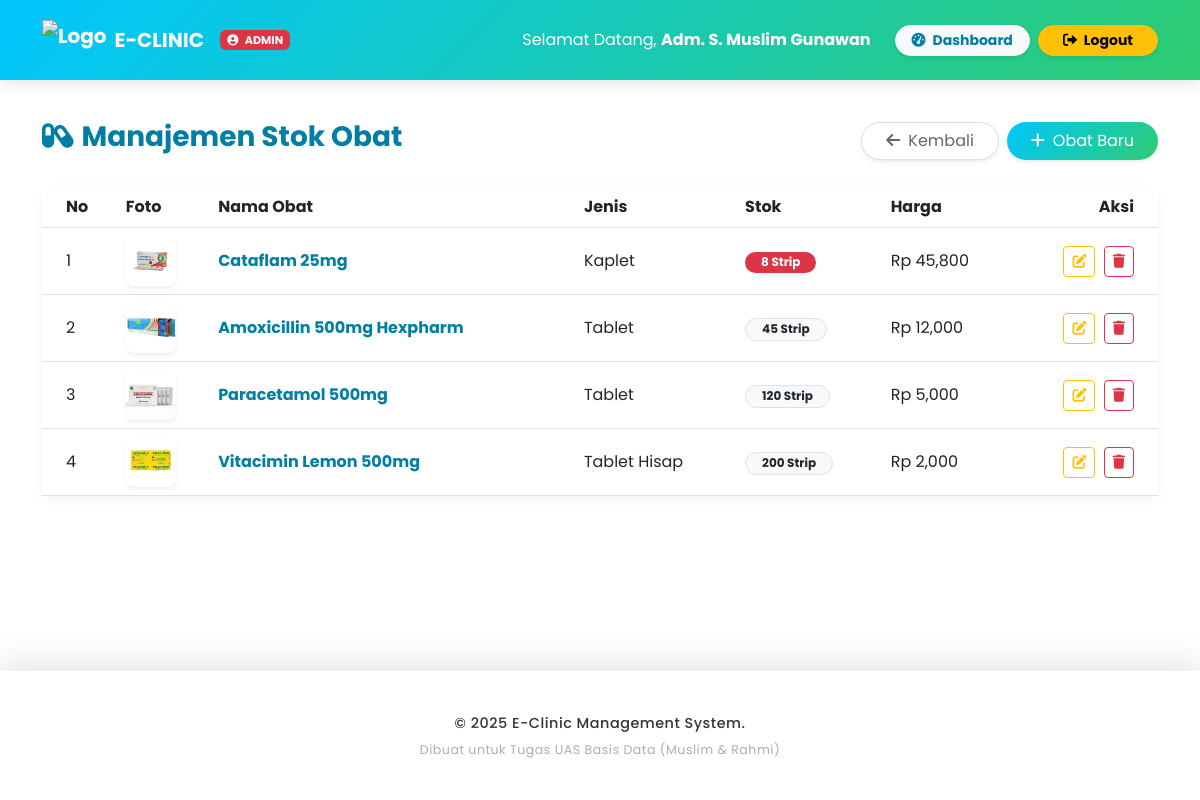
Page /Apoteker/obat.php (signed in) on the earlier database version.
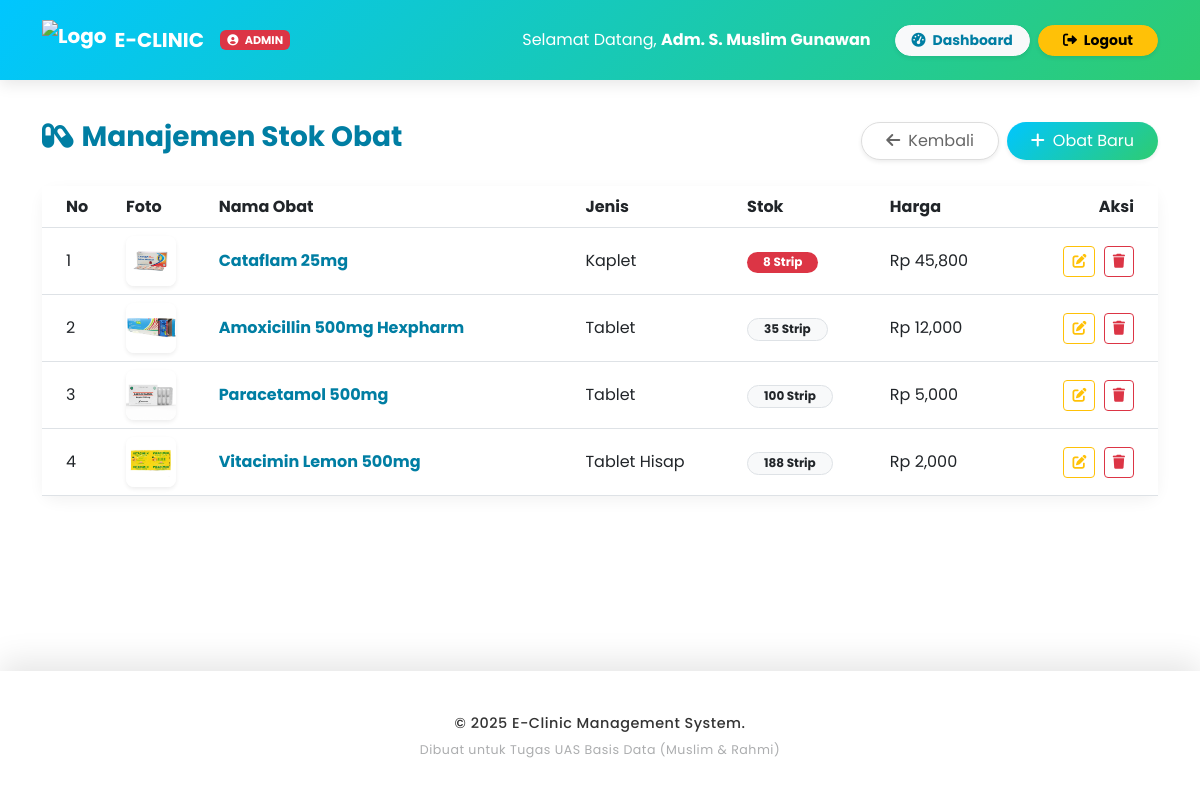
Same page on the later database version.
### tables this page shows
CREATE TABLE `obat` (
  `id_obat` int(11) NOT NULL,
  `nama_obat` varchar(100) NOT NULL,
  `jenis` varchar(50) DEFAULT NULL,
  `stok` int(11) DEFAULT 0,
  `harga` decimal(10,2) DEFAULT 0.00,
  `satuan` varchar(20) DEFAULT NULL,
  `foto` varchar(255) DEFAULT NULL
);

### Apoteker/obat.php (the view, shortened to what this page needs)
<?php
$path_prefix = '../';
include $path_prefix . 'layout/header.php';
?>
<div class="container mb-5">
    <div class="d-flex justify-content-between align-items-center mb-4">
        <h3 class="fw-bold text-primary"><i class="fas fa-capsules me-2"></i>Manajemen Stok Obat</h3>
        <div class="d-flex gap-2">
            <a href="index.php" class="btn btn-secondary rounded-pill px-4 shadow-sm">
                <i class="fas fa-arrow-left me-2"></i>Kembali
            </a>
            <button class="btn btn-primary rounded-pill px-4 shadow-sm" data-bs-toggle="modal" data-bs-target="#modalAdd">
                <i class="fas fa-plus me-2"></i>Obat Baru
            </button>
        </div>
    </div>
    <div class="card glass-card">
        <div class="table-responsive">
            <table class="table table-hover align-middle mb-0">
                <thead class="bg-transparent">
                    <tr>
                        <th class="ps-4">No</th>
                        <th>Foto</th>
                        <th>Nama Obat</th>
                        <th>Jenis</th>
                        <th>Stok</th>
                        <th>Harga</th>
                        <th class="text-end pe-4">Aksi</th>
                    </tr>
                </thead>
                <tbody>
                    <?php
                    $no=1;
                    $q = mysqli_query($conn, "SELECT * FROM obat ORDER BY stok ASC");
                    while($r = mysqli_fetch_assoc($q)):
                        $stok_class = ($r['stok'] < 10) ? 'bg-danger text-white' : 'bg-light text-dark border';
                        $foto_path = !empty($r['foto']) ? '../assets/img/obat/'.$r['foto'] : '../assets/img/obat/default.png';
                    ?>
                    <tr>
                        <td class="ps-4" data-label="No"><?= $no++ ?></td>
                        <td data-label="Foto">
                            <img src="<?= $foto_path ?>" class="rounded-3 shadow-sm" width="50" height="50" style="object-fit: cover;" onerror="this.onerror=null; this.src='https://via.placeholder.com/50?text=No+Img'">
                        </td>
                        <td class="fw-bold text-primary" data-label="Nama Obat"><?= $r['nama_obat'] ?></td>
                        <td data-label="Jenis"><?= $r['jenis'] ?></td>
                        <td data-label="Stok">
                            <span class="badge <?= $stok_class ?> rounded-pill px-3">
                                <?= $r['stok'] ?> <?= $r['satuan'] ?>
                            </span>
                        </td>
                        <td data-label="Harga">Rp <?= number_format($r['harga']) ?></td>
                        <td class="text-end pe-4" data-label="Aksi">
                            <button class="btn btn-sm btn-outline-warning me-1" data-bs-toggle="modal" data-bs-target="#modalEdit<?= $r['id_obat'] ?>">
                                <i class="fas fa-edit"></i>
                            </button>
                            <a href="?del=<?= $r['id_obat'] ?>" class="btn btn-sm btn-outline-danger" onclick="return confirm('Hapus obat ini?')">
                                <i class="fas fa-trash"></i>
                            </a>
                        </td>
                    </tr>
                    <?php endwhile; ?>
                </tbody>
            </table>
        </div>
    </div>
</div>
<?php include $path_prefix . 'layout/footer.php'; ?>

Differences in the rows shown:
changed obat "Amoxicillin 500mg Hexpharm": stok "45" → "35"
changed obat "Paracetamol 500mg": stok "120" → "100"
changed obat "Vitacimin Lemon 500mg": stok "200" → "188"
